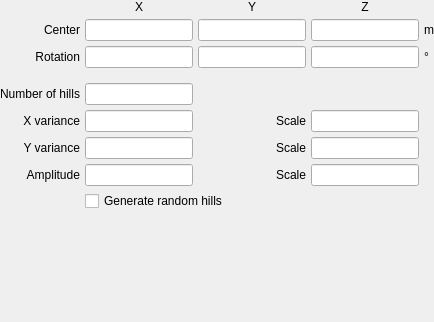
         <widget class="QWidget" name="random_hills">
          <property name="font">
           <font>
            <weight>50</weight>
            <bold>false</bold>
           </font>
          </property>
          <layout class="QGridLayout" name="gridLayout_43">
           <property name="leftMargin">
            <number>0</number>
           </property>
           <property name="topMargin">
            <number>0</number>
           </property>
           <property name="rightMargin">
            <number>0</number>
           </property>
           <property name="bottomMargin">
            <number>0</number>
           </property>
           <property name="spacing">
            <number>5</number>
           </property>
           <item row="5" column="3">
            <widget class="LineEdit" name="lineedit_random_hills_scalex">
             <property name="font">
              <font>
               <weight>50</weight>
               <bold>false</bold>
              </font>
             </property>
            </widget>
           </item>
           <item row="8" column="1" colspan="3">
            <widget class="QCheckBox" name="checkbox_random_hills_allowrandom">
             <property name="font">
              <font>
               <weight>50</weight>
               <bold>false</bold>
              </font>
             </property>
             <property name="text">
              <string>Generate random hills</string>
             </property>
            </widget>
           </item>
           <item row="9" column="1">
            <spacer name="verticalSpacer_36">
             <property name="orientation">
              <enum>Qt::Vertical</enum>
             </property>
             <property name="sizeHint" stdset="0">
              <size>
               <width>20</width>
               <height>111</height>
              </size>
             </property>
            </spacer>
           </item>
           <item row="2" column="0">
            <widget class="QLabel" name="label_97">
             <property name="font">
              <font>
               <weight>50</weight>
               <bold>false</bold>
              </font>
             </property>
             <property name="text">
              <string>Rotation</string>
             </property>
             <property name="alignment">
              <set>Qt::AlignRight|Qt::AlignTrailing|Qt::AlignVCenter</set>
             </property>
            </widget>
           </item>
           <item row="1" column="2">
            <widget class="LineEdit" name="lineedit_random_hills_translationy">
             <property name="font">
              <font>
               <weight>50</weight>
               <bold>false</bold>
              </font>
             </property>
            </widget>
           </item>
           <item row="5" column="2">
            <widget class="QLabel" name="label_103">
             <property name="font">
              <font>
               <weight>50</weight>
               <bold>false</bold>
              </font>
             </property>
             <property name="text">
              <string>Scale</string>
             </property>
             <property name="alignment">
              <set>Qt::AlignRight|Qt::AlignTrailing|Qt::AlignVCenter</set>
             </property>
            </widget>
           </item>
           <item row="1" column="1">
            <widget class="LineEdit" name="lineedit_random_hills_translationx">
             <property name="font">
              <font>
               <weight>50</weight>
               <bold>false</bold>
              </font>
             </property>
            </widget>
           </item>
           <item row="1" column="3">
            <widget class="LineEdit" name="lineedit_random_hills_translationz">
             <property name="font">
              <font>
               <weight>50</weight>
               <bold>false</bold>
              </font>
             </property>
            </widget>
           </item>
           <item row="1" column="0">
            <widget class="QLabel" name="label_98">
             <property name="font">
              <font>
               <weight>50</weight>
               <bold>false</bold>
              </font>
             </property>
             <property name="text">
              <string>Center</string>
             </property>
             <property name="alignment">
              <set>Qt::AlignRight|Qt::AlignTrailing|Qt::AlignVCenter</set>
             </property>
            </widget>
           </item>
           <item row="2" column="1">
            <widget class="LineEdit" name="lineedit_random_hills_rotationx">
             <property name="font">
              <font>
               <weight>50</weight>
               <bold>false</bold>
              </font>
             </property>
            </widget>
           </item>
           <item row="2" column="2">
            <widget class="LineEdit" name="lineedit_random_hills_rotationy">
             <property name="font">
              <font>
               <weight>50</weight>
               <bold>false</bold>
              </font>
             </property>
            </widget>
           </item>
           <item row="6" column="0">
            <widget class="QLabel" name="label_101">
             <property name="font">
              <font>
               <weight>50</weight>
               <bold>false</bold>
              </font>
             </property>
             <property name="text">
              <string>Y variance</string>
             </property>
             <property name="alignment">
              <set>Qt::AlignRight|Qt::AlignTrailing|Qt::AlignVCenter</set>
             </property>
            </widget>
           </item>
           <item row="2" column="3">
            <widget class="LineEdit" name="lineedit_random_hills_rotationz">
             <property name="font">
              <font>
               <weight>50</weight>
               <bold>false</bold>
              </font>
             </property>
            </widget>
           </item>
           <item row="7" column="2">
            <widget class="QLabel" name="label_105">
             <property name="font">
              <font>
               <weight>50</weight>
               <bold>false</bold>
              </font>
             </property>
             <property name="text">
              <string>Scale</string>
             </property>
             <property name="alignment">
              <set>Qt::AlignRight|Qt::AlignTrailing|Qt::AlignVCenter</set>
             </property>
            </widget>
           </item>
           <item row="7" column="1">
            <widget class="LineEdit" name="lineedit_random_hills_amplitude">
             <property name="font">
              <font>
               <weight>50</weight>
               <bold>false</bold>
              </font>
             </property>
            </widget>
           </item>
           <item row="7" column="0">
            <widget class="QLabel" name="label_102">
             <property name="font">
              <font>
               <weight>50</weight>
               <bold>false</bold>
              </font>
             </property>
             <property name="text">
              <string>Amplitude</string>
             </property>
             <property name="alignment">
              <set>Qt::AlignRight|Qt::AlignTrailing|Qt::AlignVCenter</set>
             </property>
            </widget>
           </item>
           <item row="5" column="0">
            <widget class="QLabel" name="label_100">
             <property name="font">
              <font>
               <weight>50</weight>
               <bold>false</bold>
              </font>
             </property>
             <property name="text">
              <string>X variance</string>
             </property>
             <property name="alignment">
              <set>Qt::AlignRight|Qt::AlignTrailing|Qt::AlignVCenter</set>
             </property>
            </widget>
           </item>
           <item row="6" column="2">
            <widget class="QLabel" name="label_104">
             <property name="font">
              <font>
               <weight>50</weight>
               <bold>false</bold>
              </font>
             </property>
             <property name="text">
              <string>Scale</string>
             </property>
             <property name="alignment">
              <set>Qt::AlignRight|Qt::AlignTrailing|Qt::AlignVCenter</set>
             </property>
            </widget>
           </item>
           <item row="6" column="1">
            <widget class="LineEdit" name="lineedit_random_hills_variancey">
             <property name="font">
              <font>
               <weight>50</weight>
               <bold>false</bold>
              </font>
             </property>
            </widget>
           </item>
           <item row="6" column="3">
            <widget class="LineEdit" name="lineedit_random_hills_scaley">
             <property name="font">
              <font>
               <weight>50</weight>
               <bold>false</bold>
              </font>
             </property>
            </widget>
           </item>
           <item row="5" column="1">
            <widget class="LineEdit" name="lineedit_random_hills_variancex">
             <property name="font">
              <font>
               <weight>50</weight>
               <bold>false</bold>
              </font>
             </property>
            </widget>
           </item>
           <item row="4" column="0">
            <widget class="QLabel" name="label_99">
             <property name="font">
              <font>
               <weight>50</weight>
               <bold>false</bold>
              </font>
             </property>
             <property name="text">
              <string>Number of hills</string>
             </property>
             <property name="alignment">
              <set>Qt::AlignRight|Qt::AlignTrailing|Qt::AlignVCenter</set>
             </property>
            </widget>
           </item>
           <item row="7" column="3">
            <widget class="LineEdit" name="lineedit_random_hills_scaleamplitude">
             <property name="font">
              <font>
               <weight>50</weight>
               <bold>false</bold>
              </font>
             </property>
            </widget>
           </item>
           <item row="4" column="1">
            <widget class="LineEdit" name="lineedit_random_hills_nhills">
             <property name="font">
              <font>
               <weight>50</weight>
               <bold>false</bold>
              </font>
             </property>
            </widget>
           </item>
           <item row="3" column="1">
            <spacer name="verticalSpacer_53">
             <property name="orientation">
              <enum>Qt::Vertical</enum>
             </property>
             <property name="sizeType">
              <enum>QSizePolicy::Maximum</enum>
             </property>
             <property name="sizeHint" stdset="0">
              <size>
               <width>20</width>
               <height>10</height>
              </size>
             </property>
            </spacer>
           </item>
           <item row="0" column="1">
            <widget class="QLabel" name="label_282">
             <property name="font">
              <font>
               <weight>50</weight>
               <bold>false</bold>
              </font>
             </property>
             <property name="text">
              <string>X</string>
             </property>
             <property name="alignment">
              <set>Qt::AlignCenter</set>
             </property>
            </widget>
           </item>
           <item row="0" column="2">
            <widget class="QLabel" name="label_283">
             <property name="font">
              <font>
               <weight>50</weight>
               <bold>false</bold>
              </font>
             </property>
             <property name="text">
              <string>Y</string>
             </property>
             <property name="alignment">
              <set>Qt::AlignCenter</set>
             </property>
            </widget>
           </item>
           <item row="0" column="3">
            <widget class="QLabel" name="label_284">
             <property name="font">
              <font>
               <weight>50</weight>
               <bold>false</bold>
              </font>
             </property>
             <property name="text">
              <string>Z</string>
             </property>
             <property name="alignment">
              <set>Qt::AlignCenter</set>
             </property>
            </widget>
           </item>
           <item row="1" column="4">
            <widget class="QLabel" name="label_285">
             <property name="font">
              <font>
               <weight>50</weight>
               <bold>false</bold>
              </font>
             </property>
             <property name="text">
              <string>m</string>
             </property>
            </widget>
           </item>
           <item row="2" column="4">
            <widget class="QLabel" name="label_286">
             <property name="font">
              <font>
               <weight>50</weight>
               <bold>false</bold>
              </font>
             </property>
             <property name="text">
              <string>°</string>
             </property>
            </widget>
           </item>
          </layout>
         </widget>
